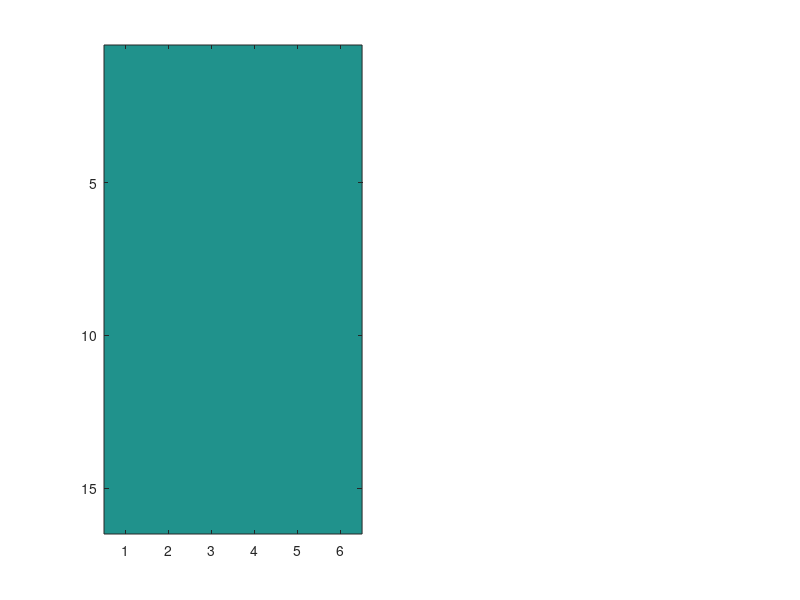

The MATLAB source for this figure: (Note: this script raises an error after producing the figure.)
%% This script is to evaluate Encoder model fit such as Error Metrics

Subject_Stim=[{'P08'},{'P09'},{'P10'},{'P11'},{'P12'},{'P13'},{'P14'},{'P15'},{'P17'}];
files_base=dir('*Base.mat');
files_conf=dir('*Conflict.mat');

% Finding number of subjects that have a feature in specific region and freq band

Stim_base=zeros(17,6);
NStim_base=zeros(17,6);

Stim_conf=zeros(17,6);
NStim_conf=zeros(17,6);

for ff=1:length(files_base)
    load(files_base(ff).name,'features_test');
    freq=unique(cell2mat(features_test(:,1)));
    reg=unique(cell2mat(features_test(:,3)));
    reg=reg(~isnan(reg));
    if(contains(files_base(ff).name,Subject_Stim))
        Stim_base(reg,freq)=Stim_base(reg,freq)+1;
    else
        NStim_base(reg,freq)=NStim_base(reg,freq)+1;
    end
end
Stim_base(6,:)=Stim_base(6,:)+Stim_base(8,:);
Stim_base=Stim_base([1:7,9:17],:);

NStim_base(6,:)=NStim_base(6,:)+NStim_base(8,:);
NStim_base=NStim_base([1:7,9:17],:);

subplot(1,2,1);imagesc(NStim_base);set(gca,'ytick',1:16,'yticklabel',RegionLabel,'xtick',1:6,'xticklabel',FreqLabel,'xticklabelrotation',25);caxis([0 7])
subplot(1,2,2);imagesc(Stim_base);set(gca,'ytick',[],'xtick',1:6,'xticklabel',FreqLabel,'xticklabelrotation',25);caxis([0 7]);colorbar

for ff=1:length(files_conf)
    load(files_conf(ff).name,'features_test');
    freq=unique(cell2mat(features_test(:,1)));
    reg=unique(cell2mat(features_test(:,3)));
    reg=reg(~isnan(reg));
    if(contains(files_base(ff).name,Subject_Stim))
        Stim_conf(reg,freq)=Stim_conf(reg,freq)+1;
    else
        NStim_conf(reg,freq)=NStim_conf(reg,freq)+1;
    end
end
Stim_conf(6,:)=Stim_conf(6,:)+Stim_conf(8,:);
Stim_conf=Stim_conf([1:7,9:17],:);

NStim_conf(6,:)=NStim_conf(6,:)+NStim_conf(8,:);
NStim_conf=NStim_conf([1:7,9:17],:);

subplot(1,2,1);imagesc(NStim_conf);set(gca,'ytick',1:16,'yticklabel',RegionLabel,'xtick',1:6,'xticklabel',FreqLabel,'xticklabelrotation',25);caxis([0 7])
subplot(1,2,2);imagesc(Stim_conf);set(gca,'ytick',[],'xtick',1:6,'xticklabel',FreqLabel,'xticklabelrotation',25);caxis([0 7]);colorbar

% Collecting performance metrics, features

Header=[{'Stim status'},{'HDR'},{'Correlation coeff'},{'RMSE'},{'No of features'}];
Metric_base=zeros(length(files_base),5);
Metric_conflict=zeros(length(files_base),5);

for ff=1:length(files_base)
    load(files_base(ff).name,'opt_test','CC','Hdr','RMSE');
    
    if(contains(files_base(ff).name,Subject_Stim))
        Metric_base(ff,1)=1;
    end
    
    Metric_base(ff,2:5)=[Hdr,CC,RMSE,length(opt_test)];
end

for ff=1:length(files_conf)
    load(files_conf(ff).name,'opt_test','CC','Hdr','RMSE');
    
    if(contains(files_conf(ff).name,Subject_Stim))
        Metric_conflict(ff,1)=1;
    end
    
    Metric_conflict(ff,2:5)=[Hdr,CC,RMSE,length(opt_test)];
end

% Boxplots of No of Features
ids=find(Metric_base(:,1)==1);idns=find(Metric_base(:,1)==0);
bplot(Metric_base(:,5),1,'width',0.5);hold on; 
scatter(ones(length(ids),1),Metric_base(ids,5),'r*');scatter(ones(length(idns),1),Metric_base(idns,5),'k');
ids=find(Metric_conflict(:,1)==1);idns=find(Metric_conflict(:,1)==0);
bplot(Metric_conflict(:,5),2,'width',0.5);
scatter(2.*ones(length(ids),1),Metric_conflict(ids,5),'r*');scatter(2.*ones(length(idns),1),Metric_conflict(idns,5),'k');
set(gca,'xtick',1:2,'xticklabel',[{'Baseline'},{'Conflict'}])
ylabel('Neural Features #')


%% RMSE curves

fname='MG120_Model_Conflict.mat';
load(fname, 'ModelSetting', 'SampleX', 'TestInd', 'TrainInd', 'dValid', 'data_type', 'eParam', 'sParam')
x_min = -2;
x_max =  2;
sample= 2000;
Xs    = linspace(x_min,x_max,sample);
TransP = ones(length(Xs),length(Xs));
for i=1:length(Xs)
    TransP(i,:)=pdf('normal',Xs(i),sParam.a*Xs,sqrt(sParam.sv));
end
TProb = ay_individual_decoder(data_type,eParam,Xs,dValid(:,1),Y);
XProb = TProb;
for f=1:length(TProb)
    if  TProb{f}.valid
        TProb{f}.prb=TProb{f}.prb(TrainInd,:);
    end
end
[rmse_ind,rmse_curve_train,optim_curve,winner_list] = ay_sort_decoder_sub(TProb,Xs,dValid(:,1),SampleX(:,TrainInd));
for f=1:length(XProb)
    if  XProb{f}.valid
        XProb{f}.prb=XProb{f}.prb(TestInd,:);
    end
end
[xrmse_ind,rmse_curve_test,xoptim_curve,xwinner_list] = ay_sort_decoder_sub(XProb,Xs,dValid(:,1),SampleX(:,TestInd));
plot(rmse_curve_train);hold on;plot(rmse_curve_test)
save(fname, 'rmse_curve_train','rmse_curve_test','-append')

files_base=dir('*Base.mat');

RMSE_base=nan(length(files_base),500);
RMSE_conf=nan(length(files_conf),500);

for ff=1:length(files_base)
    load(files_base(ff).name,'xrmse_curve');
    RMSE_base(ff,1:length(xrmse_curve))=xrmse_curve;
end
ids=find(Metric_base(:,1)==1);idns=find(Metric_base(:,1)==0);
plot(1:500,RMSE_base(idns,:),'k');hold on; 
plot(1:500,nanmean(RMSE_base(idns,:)),'k','linewidth',2);
plot(1:500,RMSE_base(ids,:),'r');
plot(1:500,nanmean(RMSE_base(ids,:)),'r','linewidth',2);
xlim([0 40])
box off

for ff=1:length(files_conf)
    load(files_conf(ff).name,'xrmse_curve');
    RMSE_conf(ff,1:length(xrmse_curve))=xrmse_curve;
end

